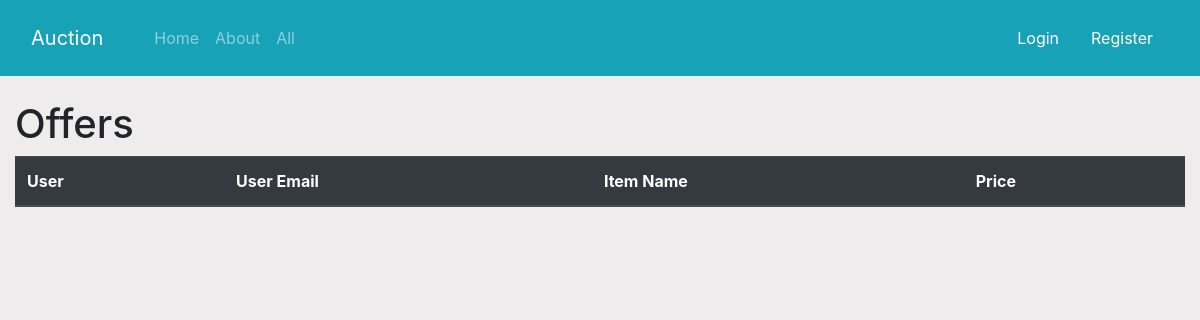
The app's page /offers/29, older data.
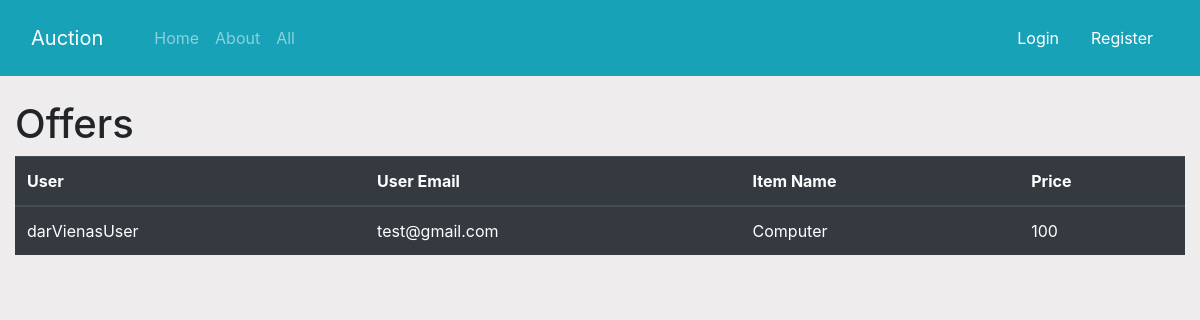
The same page, newer data.
### app/offer.py (models this page shows)
class Offer(db.Model):
    id = db.Column(db.Integer, primary_key=True)
    item_id = db.Column(db.Integer, db.ForeignKey('item.id'), nullable=False)
    user_id = db.Column(db.Integer, db.ForeignKey('user.id'), nullable=False)
    price = db.Column(db.Integer, nullable=False)

### app/user.py (models this page shows)
class User(db.Model, UserMixin):
    id = db.Column(db.Integer, primary_key=True)
    username = db.Column(db.String(20), unique=True, nullable=False)
    email = db.Column(db.String(80), unique=True, nullable=False)
    password = db.Column(db.String(80), nullable=False)
    items = db.relationship('Item', backref='owner', lazy=True)
    offer = db.relationship('Offer', backref='usr_offer', lazy=True)

### app/item.py (models this page shows)
class Item(db.Model):
    id = db.Column(db.Integer, primary_key=True)
    name = db.Column(db.String(80), nullable=False)
    category = db.Column(db.String(80), nullable=False)
    description = db.Column(db.String(80), nullable=False)
    country = db.Column(db.String(80), nullable=False)
    min_price = db.Column(db.Integer, nullable=False)
    offer = db.relationship('Offer', backref='offer', lazy=True)
    auction_image = db.Column(db.String(256), nullable=False)
    end_day = db.Column(db.DateTime, nullable=False)
    time = db.Column(db.Integer, nullable=False)
    views = db.Column(db.Integer, nullable=False, default=0)
    user_id = db.Column(db.Integer, db.ForeignKey('user.id'), nullable=False)

### app/controllers/item.py (the view)
@App.route('/offers/<int:item_id>', methods=['GET'])
def offers(item_id):
    offers = (db.session.query(Offer).join(User).join(Item, Item.id == Offer.item_id)).filter_by(id=item_id).all()
    return render_template('offers.html', title="Offers", offers=offers)

### app/templates/offers.html
{% extends 'layout.html' %}
{% block content %}
    <h1>{{title}}</h1>
    <table class="table table-dark">
        <thead>
          <tr>
            <th scope="col">User</th>
            <th scope="col">User Email</th>
            <th scope="col">Item Name</th>
            <th scope="col">Price</th>
          </tr>
        </thead>
        <tbody>
        {% for ofr in offers %}
          <tr>
            <td>{{ofr.usr_offer.username}}</td>
            <td>{{ofr.usr_offer.email}}</td>
            <td><a class="text-white" href={{url_for('item', item_id=ofr.offer.id)}}>{{ofr.offer.name.capitalize()}}</a></td>
            <td>{{ofr.price}}</td>
          </tr>
          {% endfor %}
        </tbody>
      </table>
{% endblock content%}

Row changes from the older to the newer data that the page shows:
added Offer: usr_offer.username "darVienasUser", usr_offer.email "test@gmail.com", offer.name "Computer", price "100"
